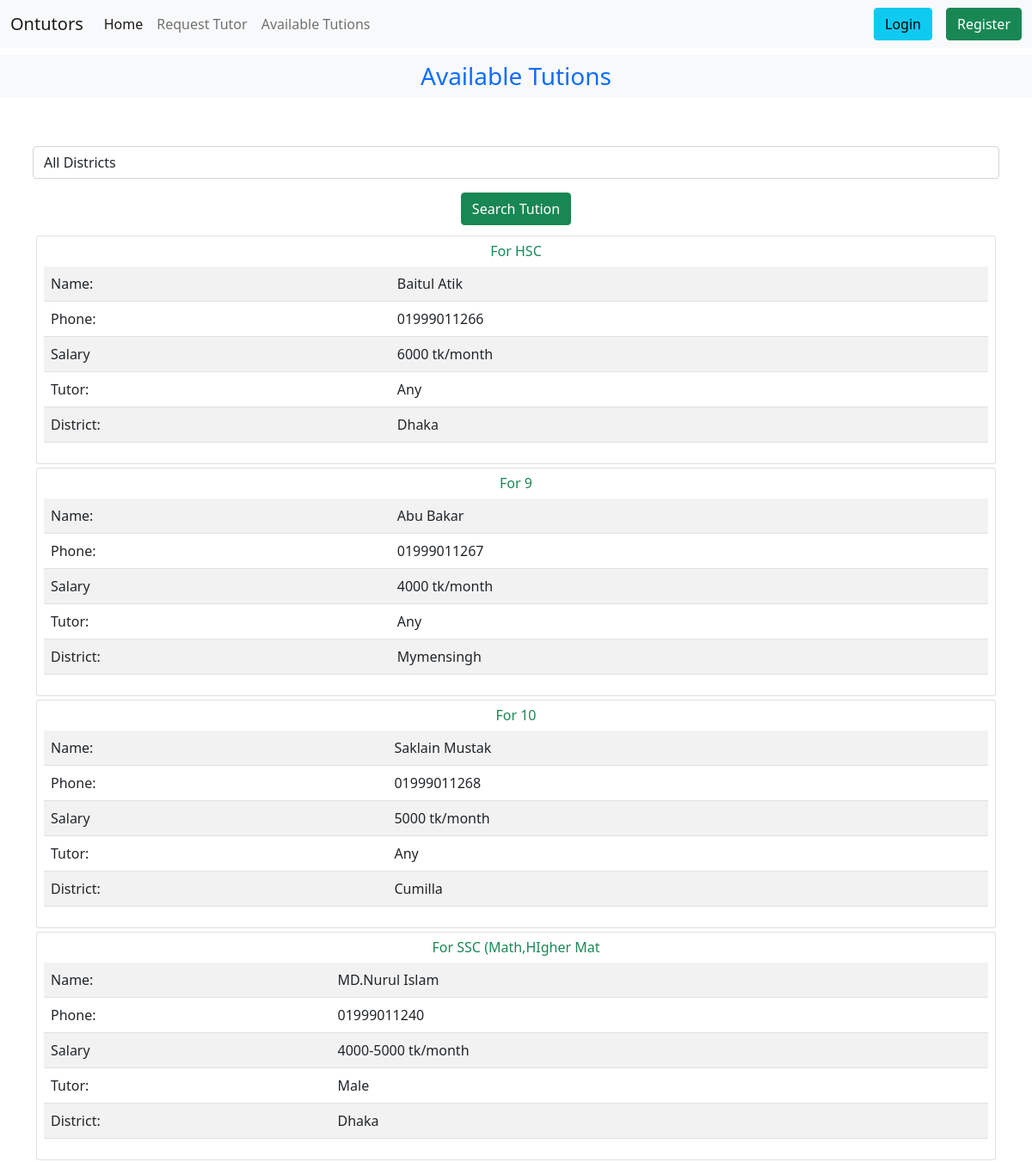
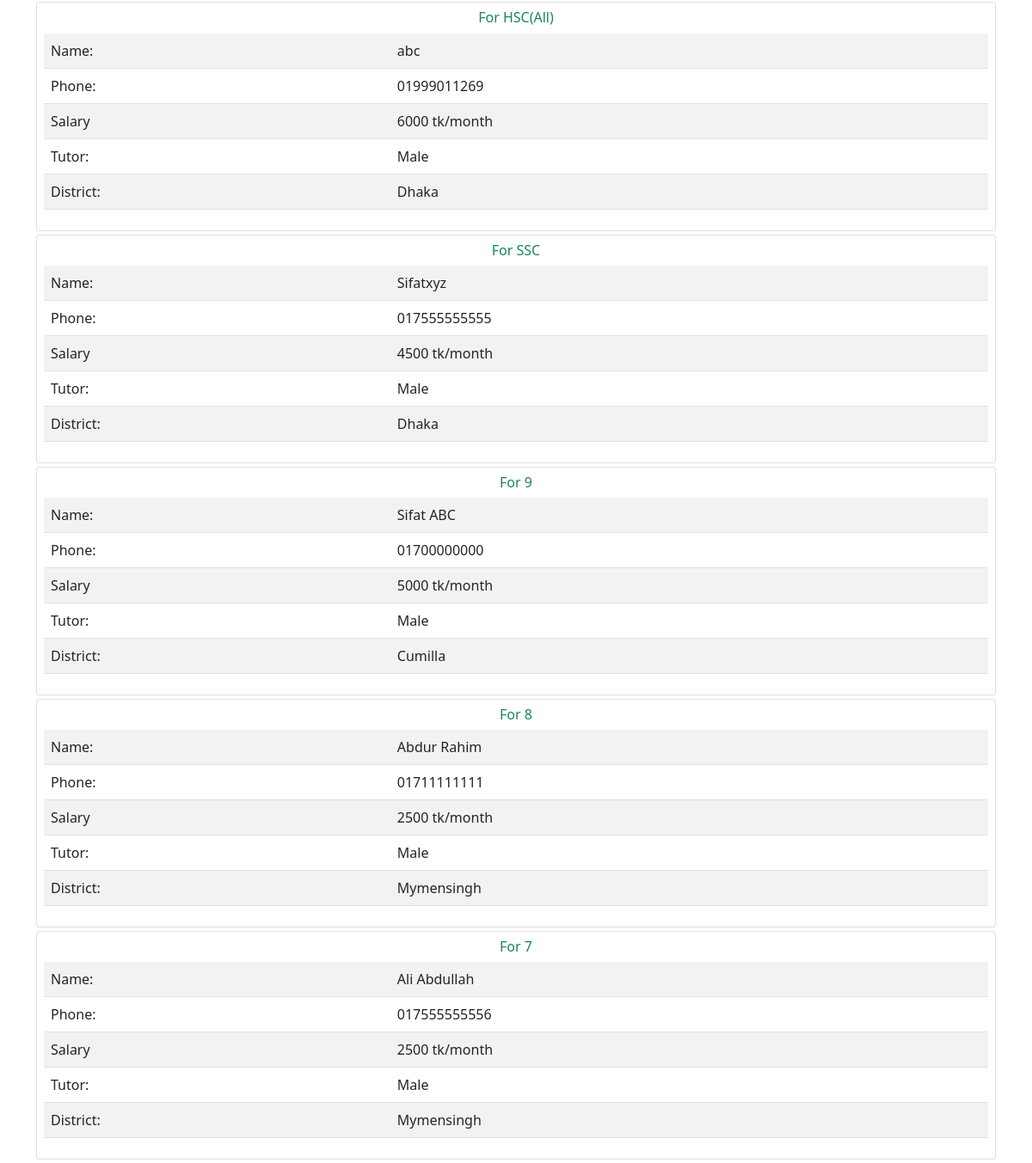
Page /available_tutions.php on the committed database (2 pictures, top to bottom).
### tables this page shows
CREATE TABLE `posts` (
  `id` int(11) NOT NULL,
  `name` varchar(20) DEFAULT NULL,
  `transaction_id` varchar(30) DEFAULT NULL,
  `email` varchar(20) DEFAULT NULL,
  `phone` varchar(15) DEFAULT NULL,
  `for_class` varchar(20) DEFAULT NULL,
  `gender` varchar(6) DEFAULT NULL,
  `district` varchar(20) DEFAULT NULL,
  `salary` varchar(20) DEFAULT NULL,
  `approved` int(11) DEFAULT NULL
);

### available_tutions.php (the view, shortened to what this page needs)
<?php
require 'dbconn.php';
if(isset($_POST['search_btn']))
{
    $city=mysqli_real_escape_string($conn,$_POST['city']);
    if(empty($city)){
        $query = "SELECT * FROM posts WHERE approved=1";
    }
    else{
        $query = "SELECT * FROM posts WHERE approved=1 and district='$city'";
    }
    $result = $conn->query($query);
}
else{
    $query = "SELECT * FROM posts WHERE approved=1";
    $result = $conn->query($query);
}
?>
<?php
include "navbar.php";
?>
<!DOCTYPE html>
<html lang="en">
<head>
</head>
<body>
    <h3 class="text-center text-primary bg-light p-2 my-2">Available Tutions</h3>
<br>
<form class="container p-2 " action="/tutormanagement/available_tutions.php" method='post'>
                <select class="form-control my-3" name="city" id="">
                    <option value="">All Districts</option>
                </select>
                <div class="text-center">
                <button name="search_btn" class="btn btn-block btn-success">Search Tution</button>
                </div>
                </form>
    <div class="container">
    <?php
            if ($result->num_rows > 0) {
                while($row = $result->fetch_assoc()) {
                    ?>
        <div class="card my-1 p-2">
            <h6 class="text-center text-success">For <?php echo $row['for_class'] ?></h6>
            <table class="table table-striped">
                <tbody>
                    <tr>
                    <td>Name: </td>
                    <td><?php echo $row['name'] ?></td>
                    </tr>
                    <tr>
                    <td>Phone: </td>
                    <td><?php echo $row['phone'] ?></td>
                    </tr>
                    <tr>
                    <td>Salary </td>
                    <td><?php echo $row['salary'] ?> tk/month</td>
                    </tr>
                    <tr>
                    <td>Tutor: </td>
                    <td><?php echo $row['gender'] ?></td>
                    </tr>
                    <tr>
                    <td>District: </td>
                    <td><?php echo $row['district'] ?></td>
                    </tr>
                </tbody>
            </table>
        </div>
        <?php }}?>
    </div>
</body>
</html>

### navbar.php (shortened to what this page needs)
<!DOCTYPE html>
<html lang="en">
<head>
    <link href="https://cdn.jsdelivr.net/npm/bootstrap@5.0.2/dist/css/bootstrap.min.css" rel="stylesheet">
</head>
<body>
<nav class="navbar navbar-expand-lg navbar-light bg-light">
  <div class="container-fluid">
    <a class="navbar-brand" href="/tutormanagement">Ontutors</a>
    <div class="collapse navbar-collapse" id="navbarSupportedContent">
      <ul class="navbar-nav me-auto mb-2 mb-lg-0">
        <li class="nav-item">
          <a class="nav-link active" aria-current="page" href="/tutormanagement">Home</a>
        </li>
        <li class="nav-item">
          <a class="nav-link" href="/tutormanagement/request_tutor.php">Request Tutor</a>
        </li>
        <li class="nav-item">
        <a class="nav-link" href="/tutormanagement/available_tutions.php">Available Tutions</a>
        </li>
      </ul>
      <div class="d-flex">
      <ul class="navbar-nav ms-auto mb-2 mb-lg-0">
        <?php if (!isset($_SESSION['logged_in']) || $_SESSION['logged_in'] !== true) { ?>
          <li class="nav-item">
           <a href="/tutormanagement/login.php"><button class="btn btn-info mx-3">Login</button></a>
        </li>
        <li class="nav-item">
        <a href="/tutormanagement/register.php"><button class="btn btn-success">Register</button></a>
        </li>
      <?php } ?>
      </ul>
      </div>
    </div>
  </div>
</nav>
</body>
</html>

### rows in the picture
posts: for_class "HSC", name "Baitul Atik", phone "01999011266", salary "6000", gender "Any", district "Dhaka"
posts: for_class "9", name "Abu Bakar", phone "01999011267", salary "4000", gender "Any", district "Mymensingh"
posts: for_class "10", name "Saklain Mustak", phone "01999011268", salary "5000", gender "Any", district "Cumilla"
posts: for_class "SSC (Math,HIgher Mat", name "MD.Nurul Islam", phone "01999011240", salary "4000-5000", gender "Male", district "Dhaka"
posts: for_class "HSC(All)", name "abc", phone "01999011269", salary "6000", gender "Male", district "Dhaka"
posts: for_class "SSC", name "Sifatxyz", phone "017555555555", salary "4500", gender "Male", district "Dhaka"
posts: for_class "9", name "Sifat ABC", phone "01700000000", salary "5000", gender "Male", district "Cumilla"
posts: for_class "8", name "Abdur Rahim", phone "01711111111", salary "2500", gender "Male", district "Mymensingh"
posts: for_class "7", name "Ali Abdullah", phone "017555555556", salary "2500", gender "Male", district "Mymensingh"
